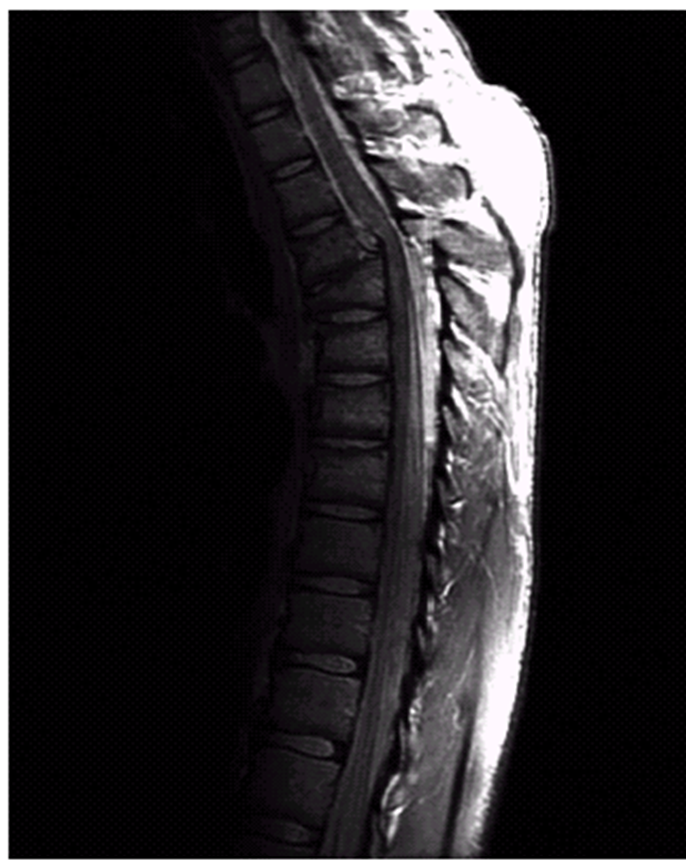
#> input picture fractured.png, 686 x 860 px
$ jupyter execute 'Lab4_Power Transformation.ipynb'
#> lines starting #> are read from the running program, lines starting #| are printed output that depends on the picture
[cell 1]
import cv2
import numpy as np
from matplotlib import pyplot as plt
img_1 = cv2.imread('fractured.png',0)
#> img_1: shape (860, 686); min 0, max 255, mean 37

gamma = 2
img_2 = np.power(img_1,gamma)
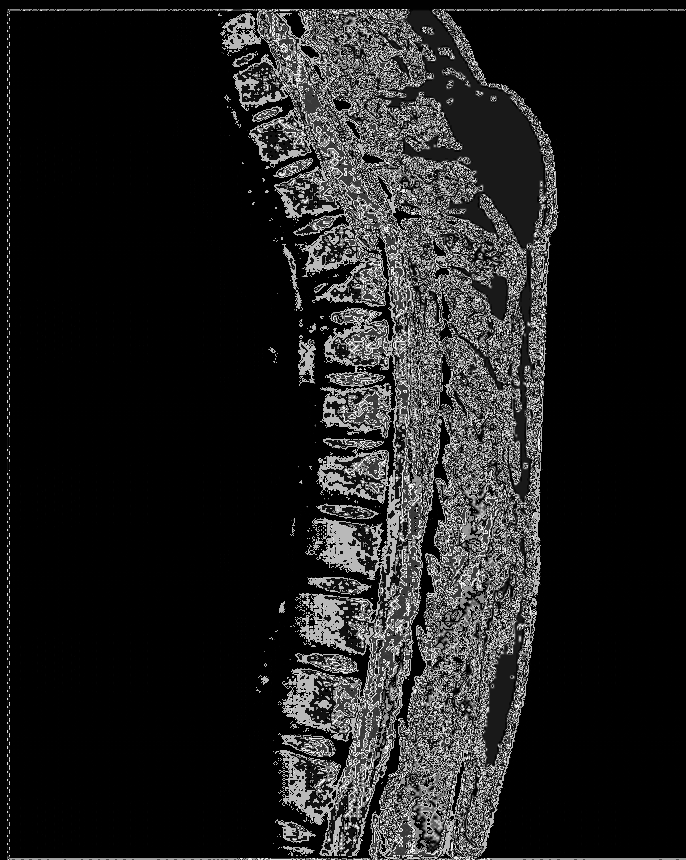
#> img_2: shape (860, 686); min 0, max 249, mean 31.5

gamma = 3
img_3 = np.power(img_1,gamma)
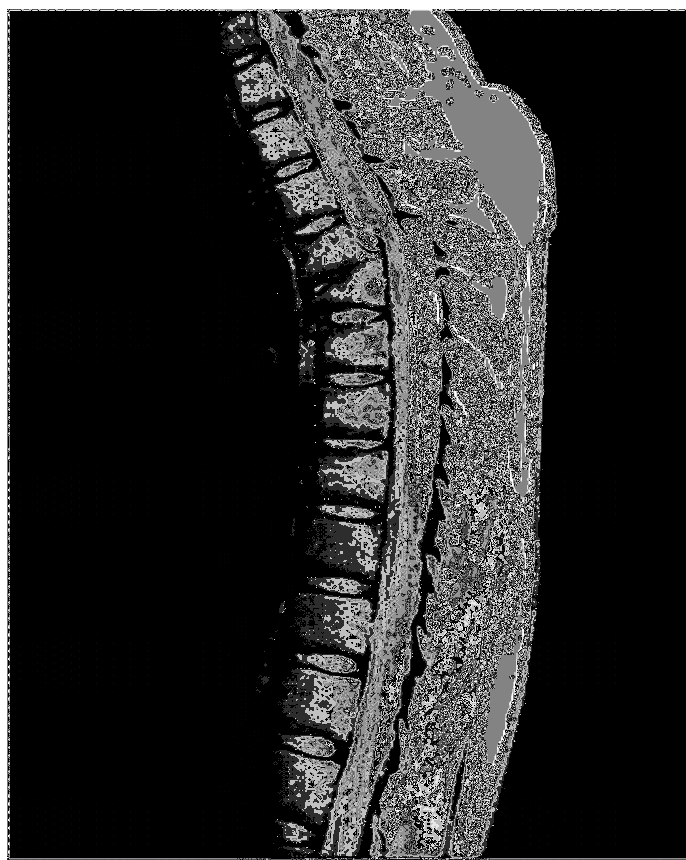
#> img_3: shape (860, 686); min 0, max 255, mean 40.8

gamma = 4
img_4 = np.power(img_1,gamma)
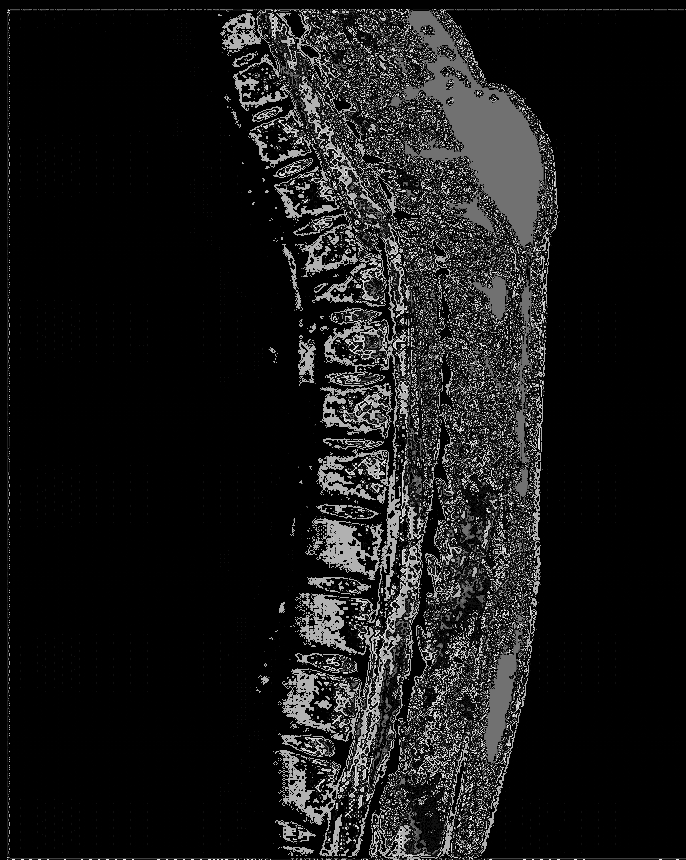
#> img_4: shape (860, 686); min 0, max 241, mean 24.6

cv2.imshow('input_image',img_1)
cv2.imshow('gamma 2',img_2)
cv2.imshow('gamma 3',img_3)
cv2.imshow('gamma 4',img_4)
cv2.waitKey(100000000)
cv2.destroyAllWindows()

$ run again, with 2.png copied over fractured.png
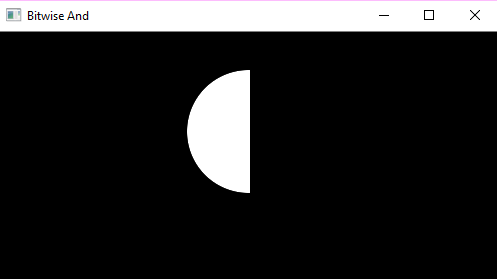
#> input picture 2.png, 497 x 279 px
#> `img_2 = np.power(img_1,gamma)`:
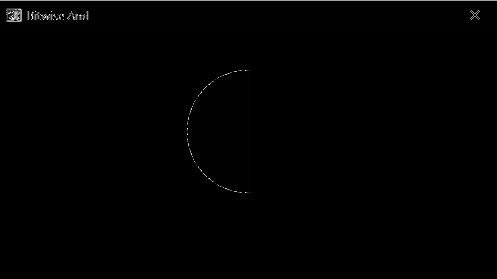
#> img_2: shape (279, 497); min 0, max 249, mean 1.3
